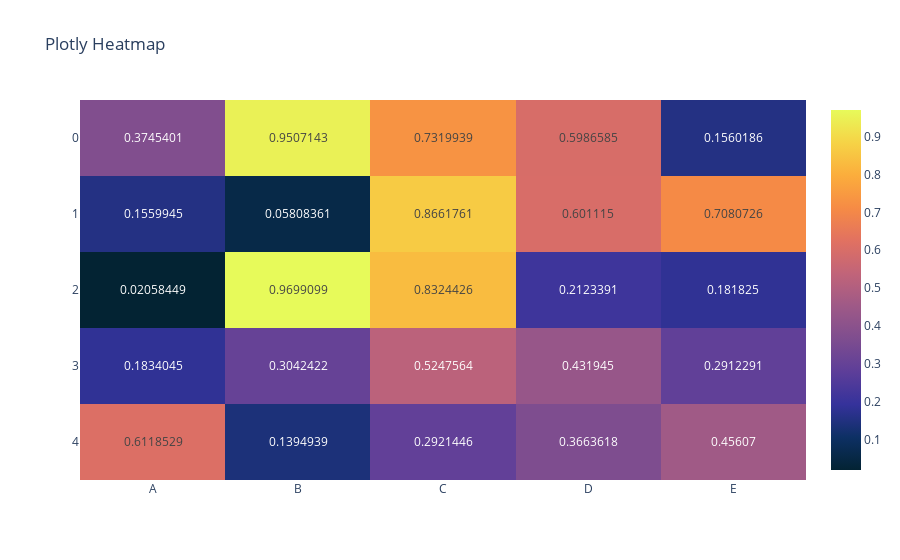

This figure's notebook cell:
### Markdown cell above
Plotly Heatmap

### Code cell
np.random.seed(42)
data = np.random.rand(5,5)
df = pd.DataFrame(data, columns=["A", "B","C","D","E"])

fig = px.imshow(df, text_auto=True, color_continuous_scale='thermal', title='Plotly Heatmap')
fig.show()

### Figure 1 — Plotly figure (JSON) as saved in the notebook; plotly's stock layout.template omitted (floating-point values rounded to 4 significant figures)
{"data": [{"coloraxis": "coloraxis", "hovertemplate": "x: %{x}<br>y: %{y}<br>color: %{z}<extra></extra>", "name": "0", "texttemplate": "%{z}", "type": "heatmap", "x": ["A", "B", "C", "D", "E"], "xaxis": "x", "y": [0, 1, 2, 3, 4], "yaxis": "y", "z": [[0.3745, 0.9507, 0.732, 0.5987, 0.156], [0.156, 0.05808, 0.8662, 0.6011, 0.7081], [0.02058, 0.9699, 0.8324, 0.2123, 0.1818], [0.1834, 0.3042, 0.5248, 0.4319, 0.2912], [0.6119, 0.1395, 0.2921, 0.3664, 0.4561]]}], "layout": {"coloraxis": {"colorscale": [[0, "rgb(3, 35, 51)"], [0.09091, "rgb(13, 48, 100)"], [0.1818, "rgb(53, 50, 155)"], [0.2727, "rgb(93, 62, 153)"], [0.3636, "rgb(126, 77, 143)"], [0.4545, "rgb(158, 89, 135)"], [0.5455, "rgb(193, 100, 121)"], [0.6364, "rgb(225, 113, 97)"], [0.7273, "rgb(246, 139, 69)"], [0.8182, "rgb(251, 173, 60)"], [0.9091, "rgb(246, 211, 70)"], [1, "rgb(231, 250, 90)"]]}, "title": {"text": "Plotly Heatmap"}, "xaxis": {"anchor": "y", "constrain": "domain", "domain": [0, 1], "scaleanchor": "y"}, "yaxis": {"anchor": "x", "autorange": "reversed", "constrain": "domain", "domain": [0, 1]}}}
